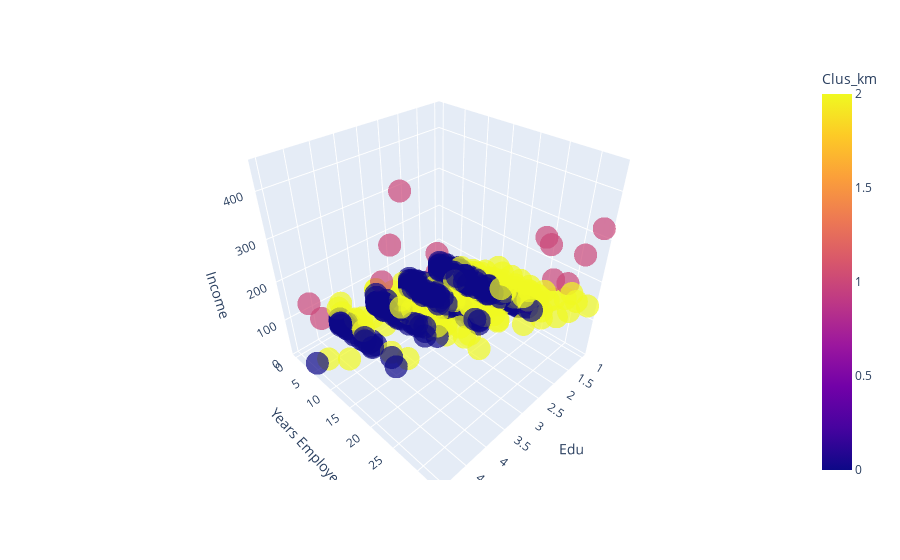

Notebook source saved alongside this figure:
### Code cell
import plotly.express as px


fig = px.scatter_3d(df, x='Edu', y='Years Employed', z='Income', color='Clus_km', opacity=0.7)
# fig = go.Figure(data=[go.Scatter3d(x=X[:, 1], y=X[:, 0], z=X[:, 2], mode='markers')])
fig.show()

### Figure 1 — Plotly figure (JSON) as saved in the notebook; plotly's stock layout.template omitted (floating-point values rounded to 4 significant figures; data arrays with more than 128 entries replaced by an {"elided": "..."} marker saying what was removed)
{"data": [{"hovertemplate": "Edu=%{x}<br>Years Employed=%{y}<br>Income=%{z}<br>Clus_km=%{marker.color}<extra></extra>", "legendgroup": "", "marker": {"color": {"elided": "850 int values"}, "coloraxis": "coloraxis", "opacity": 0.7, "symbol": "circle"}, "mode": "markers", "name": "", "scene": "scene", "showlegend": false, "type": "scatter3d", "x": {"elided": "850 int values"}, "y": {"elided": "850 int values"}, "z": {"elided": "850 int values"}}], "layout": {"coloraxis": {"colorbar": {"title": {"text": "Clus_km"}}, "colorscale": [[0, "#0d0887"], [0.1111, "#46039f"], [0.2222, "#7201a8"], [0.3333, "#9c179e"], [0.4444, "#bd3786"], [0.5556, "#d8576b"], [0.6667, "#ed7953"], [0.7778, "#fb9f3a"], [0.8889, "#fdca26"], [1, "#f0f921"]]}, "legend": {"tracegroupgap": 0}, "margin": {"t": 60}, "scene": {"domain": {"x": [0, 1], "y": [0, 1]}, "xaxis": {"title": {"text": "Edu"}}, "yaxis": {"title": {"text": "Years Employed"}}, "zaxis": {"title": {"text": "Income"}}}}}
